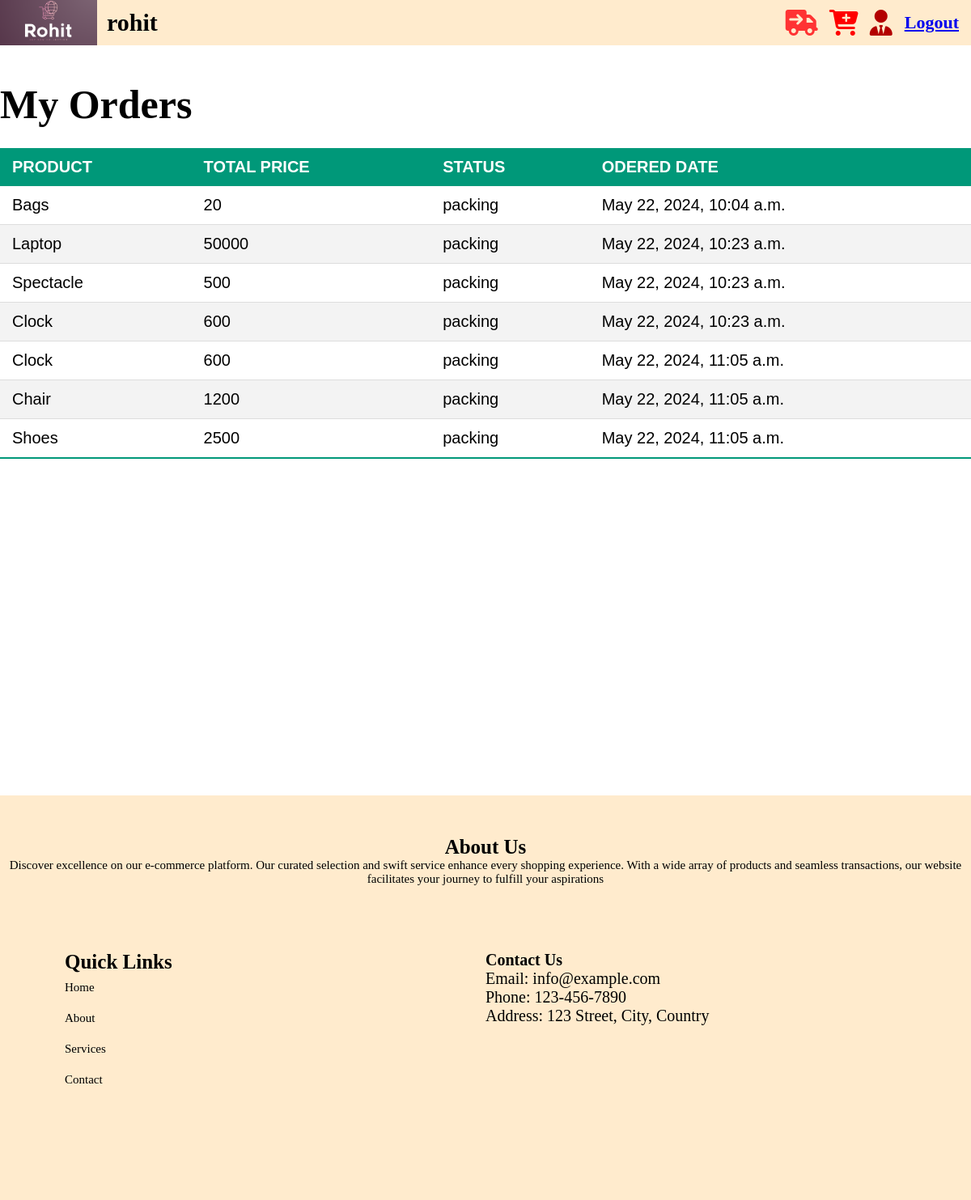
The page /home/orders/ (signed in) on the database its author committed.
### e_commerce_site/models.py (models this page shows)
class ordered(models.Model):
    user = models.ForeignKey(User, on_delete=models.CASCADE)
    product=models.ForeignKey(product_management,on_delete=models.CASCADE)
    total_price=models.IntegerField()
    choice=[
        ('cancel','cancel'),
        ('packing','packing'),
        ('shipping','shipping'),
        ('delivered','delivered')
    ]
    status=models.CharField(max_length=30,choices=choice)
    ordered = models.DateTimeField(auto_now_add=True)

class product_management(models.Model):
    name=models.CharField(max_length=50,null=False)
    description=models.CharField(max_length=500,null=False)
    price=models.IntegerField(null=False)
    quantity=models.IntegerField(null=False)
    image=models.ImageField(upload_to='image/',null=False)
    def __str__(self):
        return self.name

### e_commerce_site/views.py (the view)
# urls.py: path('home/orders/',views.orders,name='orders'),
def orders(request):
    try:
        if not request.user.is_authenticated:
            return redirect('login')
        obj=ordered.objects.filter(user=request.user)
        return render(request,'orders.html',{'data':obj,'username':request.user})
    except Exception as e:
        return HttpResponse(e)

### templates/orders.html (shortened to what this page needs)
<!DOCTYPE html>
<html lang="en">
<head>
<link rel="stylesheet" href="/static/css/order.css">
</head>
<body>
<header style="height:7vh;align-item:text-align:center;display:flex;align-items: center;overflow:hidden">
        <div style=" justifyContent: center; alignItems: center;text-align:center;" >
            <a href="/home/"><img src="/static/images/logo.png"  width="120px"></a>
        </div>
    <div>
       {% if  username == 'Login' %}
        <h2 style="padding:12px;"><a href="/login/">{{ username }}</a></h2>
        {% else %}
        <h2 style="font-size:30px;margin-top:0;padding:12px;font-weights:200;">{{ username }}</h2>
        {% endif %}
    </div>
        <div class="right_header">
            <a href="/home/orders/"><i style="font-size: 4vh;color:#ff3333;padding-left:10px;" class="fa-solid fa-truck-arrow-right"></i></a>
            <a href="/home/cart/"><i style="font-size: 4vh;color:#ff0000;padding-left:10px;" class="fa-solid fa-cart-plus"></i></a>
            <a href="/admin_panal/"><i style="font-size: 4vh;color:#b30000;padding-left:10px;" class="fa-solid fa-user-tie"></i></a>
        </div>
<div><a href="/logout/"><h5 style="font-size:22px;margin:15px;">Logout</h5></a></div>
</header>
<h1 style="font-size:50px;">My Orders</h1>
<div style="min-height:800px;">
<table class="styled-table">
    <thead>
        <tr>
            <th>PRODUCT</th>
            <th>TOTAL PRICE</th>
            <th>STATUS</th>
            <th>ODERED DATE</th>
        </tr>
    </thead>
    <tbody>
    {% for i in data %}
        <tr>
            <td>{{ i.product }}</td>
            <td>{{ i.total_price }}</td>
            <td>{{ i.status }}</td>
            <td>{{ i.ordered }}</td>
        </tr>
       {% endfor %}
    </tbody>
</table>
</div>
<footer class="footer" style="height:400px;">
    <div class="container">
        <div class="row">
            <div class="col-md-12 text-center" style="text-align:center;">
                <h2 style="font-size: 25px;">About Us</h2>
                <p style="font-size:15px;">Discover excellence on our e-commerce platform. Our curated selection and swift service enhance every shopping experience. With a wide array of products and seamless transactions, our website facilitates your journey to fulfill your aspirations</p>
            </div>
        </div>
        <div class="row" style="display:flex;justify-content:space-between;margin:80px;">
            <div class="col-md-6">
                <h2 style="font-size: 25px;">Quick Links</h2>
                <ul>
                    <li><a style="font-size:15px;" href="#">Home</a></li>
                    <li><a style="font-size:15px;" href="#">About</a></li>
                    <li><a style="font-size:15px;" href="#">Services</a></li>
                    <li><a style="font-size:15px;" href="#">Contact</a></li>
                </ul>
            </div>
            <div class="col-md-6" style="width:50%">
                <h2 style="font-size: 20px;">Contact Us</h2>
                <p style="font-size: 20px;">Email: info@example.com</p>
                <p style="font-size: 20px;">Phone: 123-456-7890</p>
                <p style="font-size: 20px;">Address: 123 Street, City, Country</p>
            </div>
        </div>
    </div>
</footer>
</body>
</html>

### e_commerce_site/static/css/order.css (style rules this page uses)
* { padding:0; margin:0; }
.styled-table { width: 100%; border-collapse: collapse; margin: 25px 0; font-size: 0.9em; font-family: sans-serif; }
.styled-table thead tr { background-color: #009879; color: #ffffff; text-align: left; }
.styled-table th, .styled-table td { padding: 12px 15px; font-size:20px; }
.styled-table tbody tr { border-bottom: 1px solid #dddddd; }
.styled-table tbody tr:nth-of-type(even) { background-color: #f3f3f3; }
.styled-table tbody tr:last-of-type { border-bottom: 2px solid #009879; }
header { background-color:#FFEBCD; display: flex; position: fixed; top: 0; z-index: 999; height: 7vh; width:100%; text-align:center; }
.right_header { text-align: right; width:100%; }
h1 { margin-top:100px; font-size:80px; }
.footer { background-color: #FFEBCD; color: black; padding: 50px 0; height:400px; }
.footer h2 { color: black; }
.footer p, .footer ul { color: black; }
.footer ul { list-style: none; padding: 0; }
.footer ul li { margin-bottom: 10px; font-size:25px; }
.footer ul li a { color: black; text-decoration: none; font-size:15px; }

### rows shown on the page
ordered: product "Bags", total_price "20", status "packing", ordered "May 22, 2024, 10:04 a.m."
ordered: product "Laptop", total_price "50000", status "packing", ordered "May 22, 2024, 10:23 a.m."
ordered: product "Spectacle", total_price "500", status "packing", ordered "May 22, 2024, 10:23 a.m."
ordered: product "Clock", total_price "600", status "packing", ordered "May 22, 2024, 10:23 a.m."
ordered: product "Clock", total_price "600", status "packing", ordered "May 22, 2024, 11:05 a.m."
ordered: product "Chair", total_price "1200", status "packing", ordered "May 22, 2024, 11:05 a.m."
ordered: product "Shoes", total_price "2500", status "packing", ordered "May 22, 2024, 11:05 a.m."

### other values the page prints
{{ username }} "rohit"
